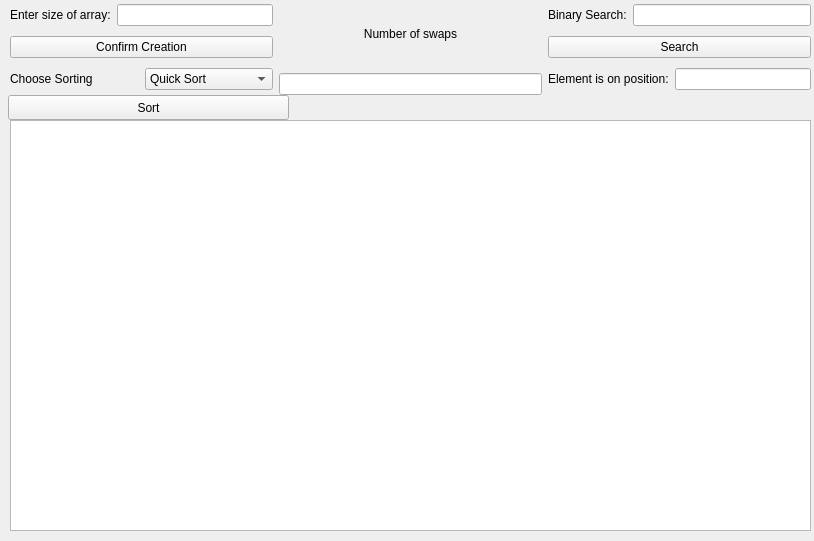
<?xml version="1.0" encoding="UTF-8"?>
<ui version="4.0">
 <class>MainWindow</class>
 <widget class="QMainWindow" name="MainWindow">
  <property name="geometry">
   <rect>
    <x>0</x>
    <y>0</y>
    <width>814</width>
    <height>541</height>
   </rect>
  </property>
  <property name="windowTitle">
   <string>MainWindow</string>
  </property>
  <widget class="QWidget" name="centralwidget">
   <widget class="QPushButton" name="SortButton">
    <property name="geometry">
     <rect>
      <x>8</x>
      <y>95</y>
      <width>281</width>
      <height>25</height>
     </rect>
    </property>
    <property name="text">
     <string>Sort</string>
    </property>
   </widget>
   <widget class="QWidget" name="layoutWidget">
    <property name="geometry">
     <rect>
      <x>10</x>
      <y>0</y>
      <width>801</width>
      <height>95</height>
     </rect>
    </property>
    <layout class="QHBoxLayout" name="horizontalLayout_5">
     <item>
      <layout class="QVBoxLayout" name="verticalLayout">
       <item>
        <layout class="QHBoxLayout" name="horizontalLayout">
         <item>
          <widget class="QLabel" name="label">
           <property name="text">
            <string>Enter size of array:</string>
           </property>
          </widget>
         </item>
         <item>
          <widget class="QLineEdit" name="lineSize"/>
         </item>
        </layout>
       </item>
       <item>
        <widget class="QPushButton" name="CreateArray">
         <property name="text">
          <string>Confirm Creation</string>
         </property>
        </widget>
       </item>
       <item>
        <layout class="QHBoxLayout" name="horizontalLayout_2">
         <item>
          <widget class="QLabel" name="label_2">
           <property name="text">
            <string>Choose Sorting</string>
           </property>
          </widget>
         </item>
         <item>
          <widget class="QComboBox" name="SortBox">
           <item>
            <property name="text">
             <string>Quick Sort</string>
            </property>
           </item>
           <item>
            <property name="text">
             <string>Merge Sort</string>
            </property>
           </item>
           <item>
            <property name="text">
             <string>Heap Sort</string>
            </property>
           </item>
          </widget>
         </item>
        </layout>
       </item>
      </layout>
     </item>
     <item>
      <layout class="QVBoxLayout" name="verticalLayout_3">
       <item>
        <widget class="QLabel" name="label_5">
         <property name="text">
          <string>Number of swaps</string>
         </property>
         <property name="alignment">
          <set>Qt::AlignCenter</set>
         </property>
        </widget>
       </item>
       <item>
        <widget class="QLineEdit" name="lineTime"/>
       </item>
      </layout>
     </item>
     <item>
      <layout class="QVBoxLayout" name="verticalLayout_2">
       <item>
        <layout class="QHBoxLayout" name="horizontalLayout_3">
         <item>
          <widget class="QLabel" name="label_3">
           <property name="text">
            <string>Binary Search:</string>
           </property>
          </widget>
         </item>
         <item>
          <widget class="QLineEdit" name="lineSearch"/>
         </item>
        </layout>
       </item>
       <item>
        <widget class="QPushButton" name="SearchButton">
         <property name="text">
          <string>Search</string>
         </property>
        </widget>
       </item>
       <item>
        <layout class="QHBoxLayout" name="horizontalLayout_4">
         <item>
          <widget class="QLabel" name="label_4">
           <property name="text">
            <string>Element is on position:</string>
           </property>
          </widget>
         </item>
         <item>
          <widget class="QLineEdit" name="lineResult"/>
         </item>
        </layout>
       </item>
      </layout>
     </item>
    </layout>
   </widget>
   <widget class="QTextEdit" name="textEdit">
    <property name="geometry">
     <rect>
      <x>10</x>
      <y>120</y>
      <width>801</width>
      <height>411</height>
     </rect>
    </property>
   </widget>
  </widget>
 </widget>
 <resources/>
 <connections/>
</ui>
